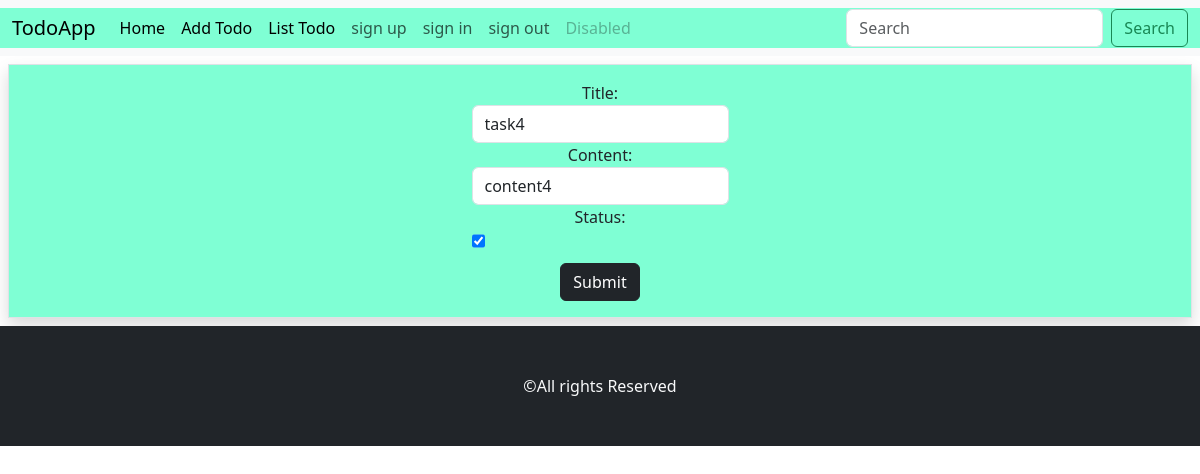
Page /update/4 on the committed database.
### TodoApp/models.py (models this page shows)
class Todos(models.Model):
    title=models.CharField(max_length=100)
    content=models.CharField(max_length=100)
    date=models.DateField(auto_now_add=True)
    status=models.BooleanField(default=False)
    user=models.ForeignKey(User,on_delete=models.CASCADE)

### TodoApp/views.py (the view, shortened to what this page needs)
# urls.py: path('update/<int:id>',views.TodoUpdateView.as_view(),name="update_view"),
class TodoUpdateView(View):
    def get(self,request,*args,**kwargs):
        id=kwargs.get("id")
        todo=Todos.objects.get(id=id)
        form=TodoUpdateForm(instance=todo)
        return render(request,'todo_update.html',{'form':form})

### TodoApp/forms.py
class TodoUpdateForm(forms.ModelForm):
    class Meta:
        model=Todos
        fields=["title","content","status"]
        widgets={
                "title":forms.TextInput(attrs={"class":"form-control","placeholder":"Title"}),
                "content":forms.TextInput(attrs={"class":"form-control","placeholder":"Content"}),
                "status":forms.CheckboxInput(attrs={"class":"form-check","placeholder":"status"}),
        }

### TodoApp/templates/todo_update.html (shortened to what this page needs)
{% extends 'index.html' %}
    {% block content %}
    <div class="d-flex flex-column align-items-center text-center m-2 p-3 border shadow">
        <form action="" method="post">
            {{form}}
            <input type="submit" class="btn btn-dark mt-2">
        </form>
        </div>
    {% endblock%}

### TodoApp/templates/index.html (style rules this page uses)
div { background-color: aquamarine; }

### rows in the picture
Todos: title "task4", content "content4", status "☑"
